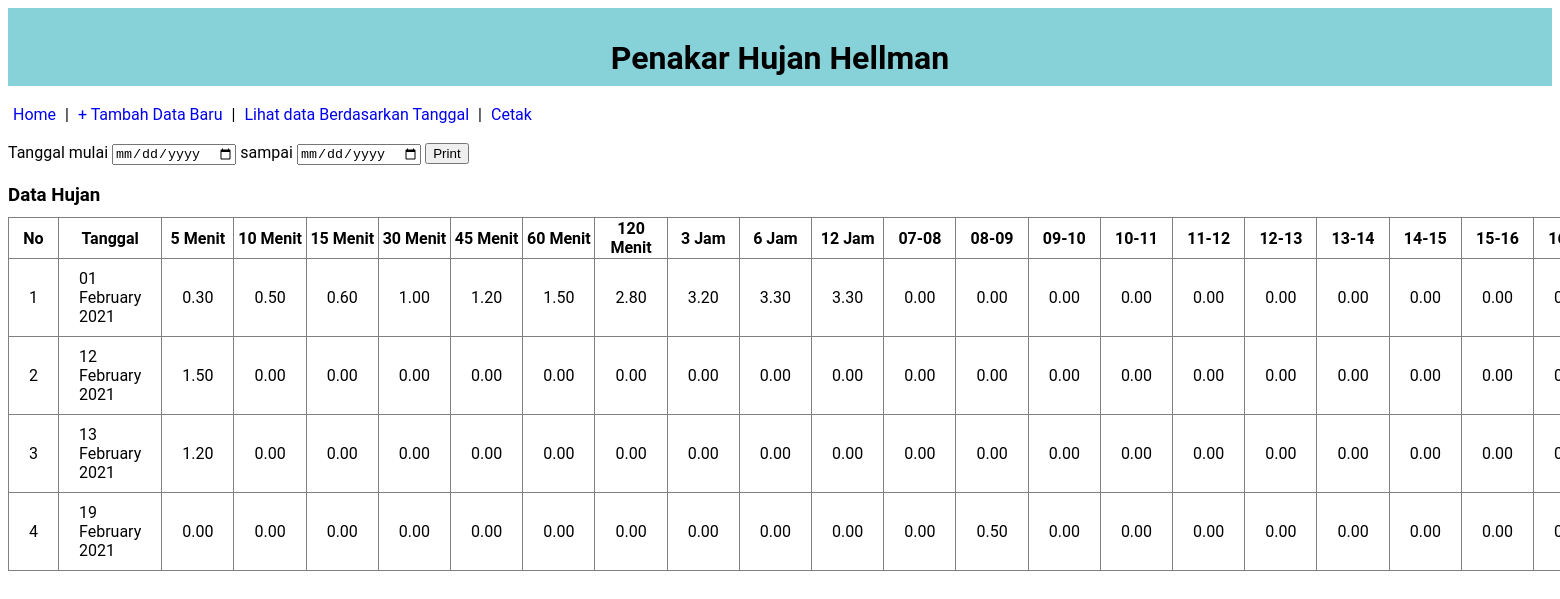
/data-hujan-all.php, run on the app's committed database.
### tables this page shows
CREATE TABLE `data_hujan` (
  `id` int(8) NOT NULL,
  `tanggal` date NOT NULL,
  `lima_mnt` decimal(4,2) NOT NULL,
  `sepuluh_mnt` decimal(4,2) NOT NULL,
  `limabelas_mnt` decimal(4,2) NOT NULL,
  `tigapuluh_mnt` decimal(4,2) NOT NULL,
  `empatlima_mnt` decimal(4,2) NOT NULL,
  `enampuluh_mnt` decimal(4,2) NOT NULL,
  `seratusduapuluh` decimal(4,2) NOT NULL,
  `tiga_jm` decimal(4,2) NOT NULL,
  `enam_jm` decimal(4,2) NOT NULL,
  `duabelas_jm` decimal(4,2) NOT NULL,
  `tujuh` decimal(4,2) NOT NULL,
  `delapan` decimal(4,2) NOT NULL,
  `sembilan` decimal(4,2) NOT NULL,
  `sepuluh` decimal(4,2) NOT NULL,
  `sebelas` decimal(4,2) NOT NULL,
  `duabelas` decimal(4,2) NOT NULL,
  `tigabelas` decimal(4,2) NOT NULL,
  `empatbelas` decimal(4,2) NOT NULL,
  `limabelas` decimal(4,2) NOT NULL,
  `enambelas` decimal(4,2) NOT NULL,
  `tujuhbelas` decimal(4,2) NOT NULL,
  `delapanbelas` decimal(4,2) NOT NULL,
  `sembilanbelas` decimal(4,2) NOT NULL,
  `duapuluh` decimal(4,2) NOT NULL,
  `duasatu` decimal(4,2) NOT NULL,
  `duadua` decimal(4,2) NOT NULL,
  `duatiga` decimal(4,2) NOT NULL,
  `duaempat` decimal(4,2) NOT NULL,
  `satu` decimal(4,2) NOT NULL,
  `dua` decimal(4,2) NOT NULL,
  `tiga` decimal(4,2) NOT NULL,
  `empat` decimal(4,2) NOT NULL,
  `lima` decimal(4,2) NOT NULL,
  `enam` decimal(4,2) NOT NULL
);

### data-hujan-all.php (the view, shortened to what this page needs)
<!DOCTYPE html>
<html>
<head>
	<link rel="stylesheet" type="text/css" href="style.css">
</head>
<body>
	<div class="judul">
		<h1>Penakar Hujan Hellman</h1>
	</div>
	<br/>
    <a class="tombol" href="index.php">Home</a> |
	<a class="tombol" href="form-input-hujan-all.php">+ Tambah Data Baru</a> |
    <a class="tombol" href="filter-tanggal.php">Lihat data Berdasarkan Tanggal</a> |
	<a class="tombol" href="cetak.php" target="_blank">Cetak</a>
	<br/>
	<br/>
	<form method="POST" action="print.php" class="form-inline mt-3">
        <label for="date1">Tanggal mulai </label>
        <input type="date" name="date1" id="date1" class="form-control mr-2">
        <label for="date2">sampai </label>
        <input type="date" name="date2" id="date2" class="form-control mr-2">
        <button type="submit" name="submit" class="btn btn-primary">Print</button>
    </form>
	<h3>Data Hujan</h3>
	<table border="1" class="table">
		<tr>
			<th>No</th>
			<th>Tanggal</th>
            <th>5 Menit</th>
			<th>10 Menit</th>
			<th>15 Menit</th>
			<th>30 Menit</th>
			<th>45 Menit</th>
			<th>60 Menit</th>
			<th>120 Menit</th>
			<th>3 Jam</th>
			<th>6 Jam</th>
			<th>12 Jam</th>
            <th>07-08</th>
            <th>08-09</th>
            <th>09-10</th>
            <th>10-11</th>
            <th>11-12</th>
            <th>12-13</th>
            <th>13-14</th>
            <th>14-15</th>
            <th>15-16</th>
            <th>16-17</th>
		</tr>
		<?php
		include "koneksi.php";
		$sql = "SELECT * FROM data_hujan ORDER BY tanggal LIMIT 30";
        $hasil=mysqli_query($conn,$sql);
		$nomor = 1;
		while($data = mysqli_fetch_array($hasil)){
		?>
		<tr>
			<td><?php echo $nomor++; ?></td>
			<td><?php echo date ( 'd F Y' , strtotime ($data['tanggal'])); ?></td>
			<td><?php echo $data['lima_mnt']; ?></td>
			<td><?php echo $data['sepuluh_mnt']; ?></td>
			<td><?php echo $data['limabelas_mnt']; ?></td>
			<td><?php echo $data['tigapuluh_mnt']; ?></td>
			<td><?php echo $data['empatlima_mnt']; ?></td>
			<td><?php echo $data['enampuluh_mnt']; ?></td>
			<td><?php echo $data['seratusduapuluh']; ?></td>
			<td><?php echo $data['tiga_jm']; ?></td>
			<td><?php echo $data['enam_jm']; ?></td>
			<td><?php echo $data['duabelas_jm']; ?></td>
            <td><?php echo $data['tujuh']; ?></td>
            <td><?php echo $data['delapan']; ?></td>
            <td><?php echo $data['sembilan']; ?></td>
            <td><?php echo $data['sepuluh']; ?></td>
            <td><?php echo $data['sebelas']; ?></td>
            <td><?php echo $data['duabelas']; ?></td>
            <td><?php echo $data['tigabelas']; ?></td>
            <td><?php echo $data['empatbelas']; ?></td>
            <td><?php echo $data['limabelas']; ?></td>
            <td><?php echo $data['enambelas']; ?></td>
		</tr>
		<?php } ?>
	</table>
</body>
</html>

### style.css (style rules this page uses)
body { font-family: 'roboto'; color: #000; }
.judul { background: #87D1D8; padding: 10px; text-align: center; }
.judul h1,h2,h3 { height: 15px; }
a { padding: 5px; text-decoration: none; }
.table { border-collapse: collapse; }
table.table th th , table.table tr td { padding: 10px 20px ; }

### data on the page
data_hujan: tanggal "01 February 2021", lima_mnt "0.30", sepuluh_mnt "0.50", limabelas_mnt "0.60", tigapuluh_mnt "1.00", empatlima_mnt "1.20", enampuluh_mnt "1.50", seratusduapuluh "2.80", tiga_jm "3.20", enam_jm "3.30", duabelas_jm "3.30", tujuh "0.00", delapan "0.00", sembilan "0.00", sepuluh "0.00", sebelas "0.00", duabelas "0.00", tigabelas "0.00", empatbelas "0.00", limabelas "0.00"
data_hujan: tanggal "12 February 2021", lima_mnt "1.50", sepuluh_mnt "0.00", limabelas_mnt "0.00", tigapuluh_mnt "0.00", empatlima_mnt "0.00", enampuluh_mnt "0.00", seratusduapuluh "0.00", tiga_jm "0.00", enam_jm "0.00", duabelas_jm "0.00", tujuh "0.00", delapan "0.00", sembilan "0.00", sepuluh "0.00", sebelas "0.00", duabelas "0.00", tigabelas "0.00", empatbelas "0.00", limabelas "0.00"
data_hujan: tanggal "13 February 2021", lima_mnt "1.20", sepuluh_mnt "0.00", limabelas_mnt "0.00", tigapuluh_mnt "0.00", empatlima_mnt "0.00", enampuluh_mnt "0.00", seratusduapuluh "0.00", tiga_jm "0.00", enam_jm "0.00", duabelas_jm "0.00", tujuh "0.00", delapan "0.00", sembilan "0.00", sepuluh "0.00", sebelas "0.00", duabelas "0.00", tigabelas "0.00", empatbelas "0.00", limabelas "0.00"
data_hujan: tanggal "19 February 2021", lima_mnt "0.00", sepuluh_mnt "0.00", limabelas_mnt "0.00", tigapuluh_mnt "0.00", empatlima_mnt "0.00", enampuluh_mnt "0.00", seratusduapuluh "0.00", tiga_jm "0.00", enam_jm "0.00", duabelas_jm "0.00", tujuh "0.00", delapan "0.50", sembilan "0.00", sepuluh "0.00", sebelas "0.00", duabelas "0.00", tigabelas "0.00", empatbelas "0.00", limabelas "0.00"
